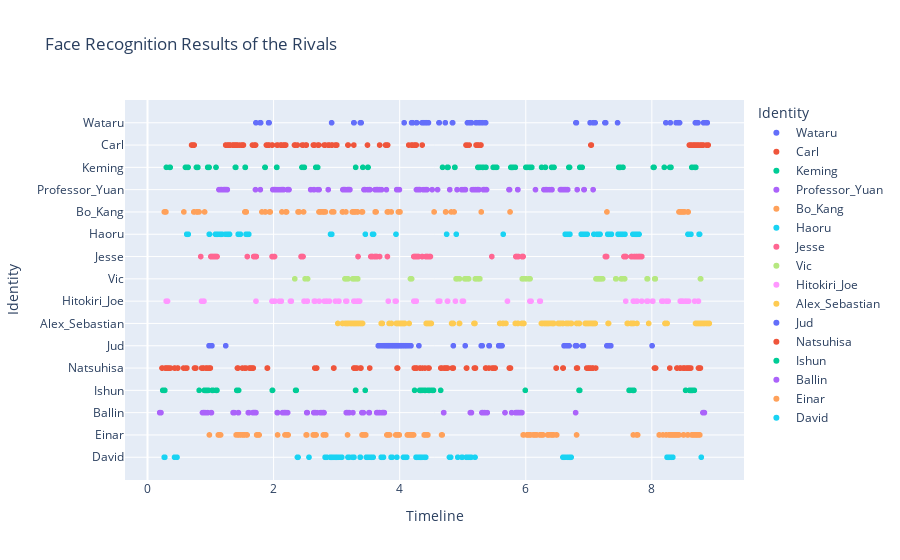

Here is the notebook cell this chart was saved with:
### Markdown cell above
### GENERAL

### Code cell
# User plotly to visualize something

import plotly.express as px
import pandas as pd

# Load all csv files in csv/
import glob
import os

csv_files = glob.glob("csv/*.csv")
# Convert all entries to structured data with attribute 0 as frame number, 1 as Face Box, and 5 as Identity
# Skip first two lines of each file
# Skip rows where Identity is N/A

USE_GENERAL_NAMES = False
USE_GENDER_NAMES = True
IGNORE_MINOR_CHARACTERS = True

FILM_FRAME_TOTALS = {
	"Cliff": 2097,
	"Our Village": 2377,
	"Diary of Nurse": 2297,
	"Sabrina": 2751,
	"The Man from Laramie": 2477,
	"Human Desire": 2200,
	"Chikamatsu Story": 2460,
	"Black River": 2552,
	"Duel in the Sun": 3207,
	"Gilda": 2652,
	"Jigoku Mon": 2151,
	"Kurutta Kajitsu": 2076,
	"Notorious": 2433,
	"Oklahoma": 3577,
	"Vikings": 2740,
	"Waves of Life": 2465
}

RIVALS = ["Keming", "Professor Yuan", "Haoru", "David", "Vic", "Carl", "Ishun", "Hitokiri Joe", "Natsuhisa", "Bo Kang", "Wataru", "Jud", "Alex Sebastian", "Ballin", "Einar", "Jesse"]
MALES = []#["Zhanwu", "Fan Jun", "Changping", "Linus", "Will", "Jeff", "Mohei", "Nishida", "Haruji", "Jin Zhang", "Moritoo", "Curly", "Devlin", "Johnny", "Eric", "Lewt"]
LADIES = []#["Shuzhen", "Fang Qing", "Suhua", "Sabrina", "Barbara", "Vicki", "Osan", "Shizuko", "Eri", "Ye Suping", "Kesa", "Laurey", "Alicia", "Gilda", "Morgana", "Pearl"]

PROTAGONISTS = []#["Zhanwu", "Fang Qing", "Suhua", "Sabrina", "Will", "Jeff", "Mohei", "Nishida", "Haruji", "Jin Zhang", "Moritoo", "Curly", "Alicia", "Johnny", "Eric", "Pearl"]
LOVES = []#["Shuzhen", "Fan Jun", "Changping", "Linus", "Barbara", "Vicki", "Osan", "Shizuko", "Eri", "Ye Suping", "Kesa", "Laurey", "Devlin", "Gilda", "Morgana", "Lewt"]

def get_name(name):
	if USE_GENDER_NAMES:
		if name in MALES:
			name = "Male"
		elif name in LADIES:
			name = "Female"
	else:
		if name in PROTAGONISTS:
			name = "Protagonist"
		elif name in LOVES:
			name = "Love"
	return name

data = []
for file in csv_files:
	with open(file) as f:
		lines = f.readlines()[2:]
		for line in lines:
			line = line.split(",")
			if line[5] != "\"N/A\"":
				# Att 3 is frame numbder / film's total frames (the film is the name of the current csv file)
				total = FILM_FRAME_TOTALS[os.path.basename(file)[:-4]]
				frame = int(line[0][1:][:-1])
				name = line[5][1:][:-1]
				if USE_GENERAL_NAMES:
					if name in RIVALS:
						name = "Rival"
					name = get_name(name)
				if IGNORE_MINOR_CHARACTERS:
					if USE_GENERAL_NAMES:
						if name not in ["Rival", "Protagonist", "Female", "Male", "Love"]:
							continue
					else:
						if name not in RIVALS:
							if name not in PROTAGONISTS:
								if name not in LOVES:
									continue
				data.append([frame, line[1], name.replace(" ", "_"), frame / total * 9])

df = pd.DataFrame(data, columns=["Frame", "Face Box", "Identity", "Timeline"])
df["Identity"] = df["Identity"].astype(str)
df["Identity"] = df["Identity"].apply(lambda x: x.split(" ")[0])

# Create a scatter plot of the data
fig = px.scatter(df, height=560, x="Timeline", y="Identity", color="Identity", title="Face Recognition Results of the Rivals")
fig.show()

### Figure 1 — Plotly figure (JSON) as saved in the notebook; plotly's stock layout.template omitted (floating-point values rounded to 4 significant figures; data arrays with more than 128 entries replaced by an {"elided": "..."} marker saying what was removed)
{"data": [{"hovertemplate": "Identity=%{y}<br>Timeline=%{x}<extra></extra>", "legendgroup": "Wataru", "marker": {"color": "#636efa", "symbol": "circle"}, "mode": "markers", "name": "Wataru", "showlegend": true, "type": "scattergl", "x": [4.188, 4.192, 4.197, 4.201, 4.205, 4.264, 4.268, 4.272, 4.356, 4.36, 4.364, 4.368, 4.372, 4.377, 4.381, 4.385, 4.389, 4.393, 4.41, 4.414, 4.418, 4.423, 4.427, 4.431, 4.435, 4.452, 4.456, 4.623, 4.628, 4.724, 4.837, 4.841, 5.075, 5.079, 5.109, 5.113, 5.117, 5.126, 5.13, 5.134, 5.138, 5.209, 5.213, 5.218, 5.259, 5.264, 5.268, 5.28, 5.305, 5.31, 5.314, 5.36, 5.364, 6.795, 6.799, 6.803, 7.021, 7.071, 7.075, 7.1, 7.255, 7.264, 7.268, 7.456, 8.222, 8.293, 8.385, 8.41, 8.414, 8.418, 8.423, 8.427, 8.431, 8.435, 8.439, 8.69, 8.695, 8.699, 8.703, 8.707, 8.711, 8.715, 8.72, 8.724, 8.728, 8.732, 8.82, 8.824, 8.828, 8.858, 8.862, 8.866, 8.87, 8.874, 8.879, 1.72, 1.787, 1.791, 1.795, 1.921, 1.925, 1.929, 2.921, 3.272, 3.276, 3.377, 3.381, 3.385, 3.389, 4.071], "xaxis": "x", "y": ["Wataru", "Wataru", "Wataru", "Wataru", "Wataru", "Wataru", "Wataru", "Wataru", "Wataru", "Wataru", "Wataru", "Wataru", "Wataru", "Wataru", "Wataru", "Wataru", "Wataru", "Wataru", "Wataru", "Wataru", "Wataru", "Wataru", "Wataru", "Wataru", "Wataru", "Wataru", "Wataru", "Wataru", "Wataru", "Wataru", "Wataru", "Wataru", "Wataru", "Wataru", "Wataru", "Wataru", "Wataru", "Wataru", "Wataru", "Wataru", "Wataru", "Wataru", "Wataru", "Wataru", "Wataru", "Wataru", "Wataru", "Wataru", "Wataru", "Wataru", "Wataru", "Wataru", "Wataru", "Wataru", "Wataru", "Wataru", "Wataru", "Wataru", "Wataru", "Wataru", "Wataru", "Wataru", "Wataru", "Wataru", "Wataru", "Wataru", "Wataru", "Wataru", "Wataru", "Wataru", "Wataru", "Wataru", "Wataru", "Wataru", "Wataru", "Wataru", "Wataru", "Wataru", "Wataru", "Wataru", "Wataru", "Wataru", "Wataru", "Wataru", "Wataru", "Wataru", "Wataru", "Wataru", "Wataru", "Wataru", "Wataru", "Wataru", "Wataru", "Wataru", "Wataru", "Wataru", "Wataru", "Wataru", "Wataru", "Wataru", "Wataru", "Wataru", "Wataru", "Wataru", "Wataru", "Wataru", "Wataru", "Wataru", "Wataru", "Wataru"], "yaxis": "y"}, {"hovertemplate": "Identity=%{y}<br>Timeline=%{x}<extra></extra>", "legendgroup": "Carl", "marker": {"color": "#EF553B", "symbol": "circle"}, "mode": "markers", "name": "Carl", "showlegend": true, "type": "scattergl", "x": {"elided": "178 float values"}, "xaxis": "x", "y": {"elided": "178 str values"}, "yaxis": "y"}, {"hovertemplate": "Identity=%{y}<br>Timeline=%{x}<extra></extra>", "legendgroup": "Keming", "marker": {"color": "#00cc96", "symbol": "circle"}, "mode": "markers", "name": "Keming", "showlegend": true, "type": "scattergl", "x": [4.68, 4.756, 4.759, 4.763, 4.767, 4.873, 4.877, 5.24, 5.244, 5.248, 5.252, 5.255, 5.274, 5.312, 5.316, 5.32, 5.324, 5.365, 5.369, 5.483, 5.498, 5.524, 5.539, 5.763, 5.767, 5.77, 5.774, 5.778, 5.782, 5.789, 5.793, 5.801, 5.835, 6.001, 6.005, 6.016, 0.602, 6.02, 6.058, 6.062, 6.066, 6.081, 6.085, 6.096, 0.6134, 6.251, 6.308, 6.312, 0.6399, 6.41, 6.414, 6.418, 0.6437, 6.444, 6.448, 6.683, 6.687, 6.69, 6.694, 6.857, 6.895, 7.474, 7.478, 7.482, 7.485, 7.493, 7.497, 7.501, 7.542, 0.7762, 0.78, 0.7913, 0.7989, 8.023, 8.027, 8.031, 8.034, 8.197, 8.284, 8.296, 8.3, 8.303, 8.633, 8.637, 8.64, 8.682, 8.686, 8.69, 8.693, 8.697, 0.9541, 0.9579, 0.9731, 0.9769, 1.087, 1.393, 1.401, 1.549, 1.552, 1.863, 1.867, 2.048, 2.052, 2.45, 2.476, 2.488, 2.669, 2.7, 0.2991, 3.302, 3.415, 3.495, 3.499, 0.3521, 0.3559, 0.3597], "xaxis": "x", "y": ["Keming", "Keming", "Keming", "Keming", "Keming", "Keming", "Keming", "Keming", "Keming", "Keming", "Keming", "Keming", "Keming", "Keming", "Keming", "Keming", "Keming", "Keming", "Keming", "Keming", "Keming", "Keming", "Keming", "Keming", "Keming", "Keming", "Keming", "Keming", "Keming", "Keming", "Keming", "Keming", "Keming", "Keming", "Keming", "Keming", "Keming", "Keming", "Keming", "Keming", "Keming", "Keming", "Keming", "Keming", "Keming", "Keming", "Keming", "Keming", "Keming", "Keming", "Keming", "Keming", "Keming", "Keming", "Keming", "Keming", "Keming", "Keming", "Keming", "Keming", "Keming", "Keming", "Keming", "Keming", "Keming", "Keming", "Keming", "Keming", "Keming", "Keming", "Keming", "Keming", "Keming", "Keming", "Keming", "Keming", "Keming", "Keming", "Keming", "Keming", "Keming", "Keming", "Keming", "Keming", "Keming", "Keming", "Keming", "Keming", "Keming", "Keming", "Keming", "Keming", "Keming", "Keming", "Keming", "Keming", "Keming", "Keming", "Keming", "Keming", "Keming", "Keming", "Keming", "Keming", "Keming", "Keming", "Keming", "Keming", "Keming", "Keming", "Keming", "Keming", "Keming", "Keming", "Keming", "Keming"], "yaxis": "y"}, {"hovertemplate": "Identity=%{y}<br>Timeline=%{x}<extra></extra>", "legendgroup": "Professor_Yuan", "marker": {"color": "#ab63fa", "symbol": "circle"}, "mode": "markers", "name": "Professor_Yuan", "showlegend": true, "type": "scattergl", "x": {"elided": "181 float values"}, "xaxis": "x", "y": {"elided": "181 str values"}, "yaxis": "y"}, {"hovertemplate": "Identity=%{y}<br>Timeline=%{x}<extra></extra>", "legendgroup": "Bo_Kang", "marker": {"color": "#FFA15A", "symbol": "circle"}, "mode": "markers", "name": "Bo_Kang", "showlegend": true, "type": "scattergl", "x": [3.804, 3.812, 3.815, 3.819, 3.823, 3.867, 3.98, 3.983, 3.991, 3.994, 4.002, 4.005, 4.546, 4.728, 4.732, 4.819, 4.863, 5.294, 5.751, 0.5769, 7.288, 0.7339, 0.7448, 0.7813, 0.785, 0.7886, 0.7923, 0.7959, 0.8178, 8.43, 8.441, 8.445, 8.449, 8.452, 8.456, 8.46, 8.471, 8.474, 8.478, 8.482, 8.496, 8.5, 8.503, 8.507, 8.522, 8.569, 8.573, 8.576, 0.9055, 1.544, 1.548, 1.559, 1.563, 1.566, 1.815, 1.866, 1.869, 1.935, 1.939, 1.942, 1.946, 2.132, 2.194, 2.198, 2.202, 2.205, 2.388, 2.391, 2.399, 2.406, 2.475, 0.2665, 2.72, 2.724, 2.727, 2.731, 2.735, 2.749, 2.757, 0.2775, 2.782, 2.786, 2.789, 2.793, 2.797, 2.804, 0.2811, 2.822, 0.2848, 0.2921, 2.925, 2.954, 3.092, 3.096, 3.1, 3.147, 3.249, 3.253, 3.257, 3.26, 3.264, 3.268, 3.271, 3.275, 3.279, 3.282, 3.286, 3.293, 3.297, 3.326, 3.33, 3.333, 3.399, 3.403, 3.406, 3.41, 3.611, 3.615, 3.626], "xaxis": "x", "y": ["Bo_Kang", "Bo_Kang", "Bo_Kang", "Bo_Kang", "Bo_Kang", "Bo_Kang", "Bo_Kang", "Bo_Kang", "Bo_Kang", "Bo_Kang", "Bo_Kang", "Bo_Kang", "Bo_Kang", "Bo_Kang", "Bo_Kang", "Bo_Kang", "Bo_Kang", "Bo_Kang", "Bo_Kang", "Bo_Kang", "Bo_Kang", "Bo_Kang", "Bo_Kang", "Bo_Kang", "Bo_Kang", "Bo_Kang", "Bo_Kang", "Bo_Kang", "Bo_Kang", "Bo_Kang", "Bo_Kang", "Bo_Kang", "Bo_Kang", "Bo_Kang", "Bo_Kang", "Bo_Kang", "Bo_Kang", "Bo_Kang", "Bo_Kang", "Bo_Kang", "Bo_Kang", "Bo_Kang", "Bo_Kang", "Bo_Kang", "Bo_Kang", "Bo_Kang", "Bo_Kang", "Bo_Kang", "Bo_Kang", "Bo_Kang", "Bo_Kang", "Bo_Kang", "Bo_Kang", "Bo_Kang", "Bo_Kang", "Bo_Kang", "Bo_Kang", "Bo_Kang", "Bo_Kang", "Bo_Kang", "Bo_Kang", "Bo_Kang", "Bo_Kang", "Bo_Kang", "Bo_Kang", "Bo_Kang", "Bo_Kang", "Bo_Kang", "Bo_Kang", "Bo_Kang", "Bo_Kang", "Bo_Kang", "Bo_Kang", "Bo_Kang", "Bo_Kang", "Bo_Kang", "Bo_Kang", "Bo_Kang", "Bo_Kang", "Bo_Kang", "Bo_Kang", "Bo_Kang", "Bo_Kang", "Bo_Kang", "Bo_Kang", "Bo_Kang", "Bo_Kang", "Bo_Kang", "Bo_Kang", "Bo_Kang", "Bo_Kang", "Bo_Kang", "Bo_Kang", "Bo_Kang", "Bo_Kang", "Bo_Kang", "Bo_Kang", "Bo_Kang", "Bo_Kang", "Bo_Kang", "Bo_Kang", "Bo_Kang", "Bo_Kang", "Bo_Kang", "Bo_Kang", "Bo_Kang", "Bo_Kang", "Bo_Kang", "Bo_Kang", "Bo_Kang", "Bo_Kang", "Bo_Kang", "Bo_Kang", "Bo_Kang", "Bo_Kang", "Bo_Kang", "Bo_Kang", "Bo_Kang", "Bo_Kang"], "yaxis": "y"}, {"hovertemplate": "Identity=%{y}<br>Timeline=%{x}<extra></extra>", "legendgroup": "Haoru", "marker": {"color": "#19d3f3", "symbol": "circle"}, "mode": "markers", "name": "Haoru", "showlegend": true, "type": "scattergl", "x": {"elided": "134 float values"}, "xaxis": "x", "y": {"elided": "134 str values"}, "yaxis": "y"}, {"hovertemplate": "Identity=%{y}<br>Timeline=%{x}<extra></extra>", "legendgroup": "Jesse", "marker": {"color": "#FF6692", "symbol": "circle"}, "mode": "markers", "name": "Jesse", "showlegend": true, "type": "scattergl", "x": [3.34, 3.542, 3.55, 3.553, 3.556, 3.558, 3.567, 3.57, 3.606, 3.609, 3.612, 3.615, 3.617, 3.62, 3.623, 3.629, 3.631, 3.634, 3.637, 3.682, 3.805, 4.224, 4.235, 4.238, 4.24, 4.243, 4.254, 4.257, 4.268, 4.283, 4.291, 4.297, 4.299, 4.355, 4.358, 4.414, 4.417, 4.42, 4.423, 4.437, 4.44, 4.442, 4.471, 4.485, 4.487, 5.461, 5.843, 5.846, 5.854, 5.857, 5.879, 5.882, 5.941, 5.944, 5.947, 5.949, 5.952, 5.955, 5.958, 7.263, 7.266, 7.268, 7.271, 7.274, 7.277, 7.28, 7.283, 7.558, 7.56, 7.577, 7.58, 7.583, 7.586, 7.588, 7.673, 7.678, 7.684, 7.717, 7.729, 7.754, 7.757, 7.779, 7.796, 7.799, 7.804, 7.807, 7.81, 7.824, 7.841, 0.8447, 1.005, 1.007, 1.01, 1.016, 1.033, 1.036, 1.038, 1.061, 1.064, 1.066, 1.072, 1.075, 1.078, 1.08, 1.083, 1.1, 1.103, 1.583, 1.684, 1.695, 1.698, 1.701, 1.703, 1.706, 1.709, 1.726, 1.976, 2.004, 2.015, 2.436, 2.439, 2.442, 2.444, 2.45, 2.453, 2.458, 2.461, 2.467], "xaxis": "x", "y": ["Jesse", "Jesse", "Jesse", "Jesse", "Jesse", "Jesse", "Jesse", "Jesse", "Jesse", "Jesse", "Jesse", "Jesse", "Jesse", "Jesse", "Jesse", "Jesse", "Jesse", "Jesse", "Jesse", "Jesse", "Jesse", "Jesse", "Jesse", "Jesse", "Jesse", "Jesse", "Jesse", "Jesse", "Jesse", "Jesse", "Jesse", "Jesse", "Jesse", "Jesse", "Jesse", "Jesse", "Jesse", "Jesse", "Jesse", "Jesse", "Jesse", "Jesse", "Jesse", "Jesse", "Jesse", "Jesse", "Jesse", "Jesse", "Jesse", "Jesse", "Jesse", "Jesse", "Jesse", "Jesse", "Jesse", "Jesse", "Jesse", "Jesse", "Jesse", "Jesse", "Jesse", "Jesse", "Jesse", "Jesse", "Jesse", "Jesse", "Jesse", "Jesse", "Jesse", "Jesse", "Jesse", "Jesse", "Jesse", "Jesse", "Jesse", "Jesse", "Jesse", "Jesse", "Jesse", "Jesse", "Jesse", "Jesse", "Jesse", "Jesse", "Jesse", "Jesse", "Jesse", "Jesse", "Jesse", "Jesse", "Jesse", "Jesse", "Jesse", "Jesse", "Jesse", "Jesse", "Jesse", "Jesse", "Jesse", "Jesse", "Jesse", "Jesse", "Jesse", "Jesse", "Jesse", "Jesse", "Jesse", "Jesse", "Jesse", "Jesse", "Jesse", "Jesse", "Jesse", "Jesse", "Jesse", "Jesse", "Jesse", "Jesse", "Jesse", "Jesse", "Jesse", "Jesse", "Jesse", "Jesse", "Jesse", "Jesse", "Jesse", "Jesse"], "yaxis": "y"}, {"hovertemplate": "Identity=%{y}<br>Timeline=%{x}<extra></extra>", "legendgroup": "Vic", "marker": {"color": "#B6E880", "symbol": "circle"}, "mode": "markers", "name": "Vic", "showlegend": true, "type": "scattergl", "x": [4.171, 4.175, 4.178, 4.189, 4.894, 4.898, 4.901, 4.905, 4.909, 4.912, 4.949, 5.032, 5.036, 5.04, 5.043, 5.047, 5.05, 5.054, 5.058, 5.061, 5.08, 5.083, 5.087, 5.09, 5.094, 5.199, 5.203, 5.21, 5.214, 5.218, 5.221, 5.239, 5.243, 5.247, 5.25, 5.254, 5.265, 5.268, 5.272, 5.944, 5.948, 5.959, 5.966, 5.999, 6.002, 6.006, 6.05, 6.053, 6.064, 6.068, 7.114, 7.118, 7.122, 7.125, 7.129, 7.132, 7.136, 7.14, 7.143, 7.147, 7.151, 7.158, 7.161, 7.165, 7.169, 7.172, 7.176, 7.18, 7.187, 7.191, 7.194, 7.198, 7.201, 7.205, 7.22, 7.427, 7.43, 7.434, 7.514, 7.518, 7.521, 7.525, 7.528, 7.532, 7.561, 7.565, 7.568, 7.925, 7.928, 7.932, 8.044, 8.048, 8.052, 8.055, 8.771, 8.775, 2.336, 2.5, 2.54, 3.132, 3.136, 3.139, 3.143, 3.147, 3.154, 3.161, 3.176, 3.179, 3.256, 3.259, 3.263, 3.266, 3.27, 3.274, 3.288, 3.292, 3.306, 3.31, 3.328, 3.332, 3.335], "xaxis": "x", "y": ["Vic", "Vic", "Vic", "Vic", "Vic", "Vic", "Vic", "Vic", "Vic", "Vic", "Vic", "Vic", "Vic", "Vic", "Vic", "Vic", "Vic", "Vic", "Vic", "Vic", "Vic", "Vic", "Vic", "Vic", "Vic", "Vic", "Vic", "Vic", "Vic", "Vic", "Vic", "Vic", "Vic", "Vic", "Vic", "Vic", "Vic", "Vic", "Vic", "Vic", "Vic", "Vic", "Vic", "Vic", "Vic", "Vic", "Vic", "Vic", "Vic", "Vic", "Vic", "Vic", "Vic", "Vic", "Vic", "Vic", "Vic", "Vic", "Vic", "Vic", "Vic", "Vic", "Vic", "Vic", "Vic", "Vic", "Vic", "Vic", "Vic", "Vic", "Vic", "Vic", "Vic", "Vic", "Vic", "Vic", "Vic", "Vic", "Vic", "Vic", "Vic", "Vic", "Vic", "Vic", "Vic", "Vic", "Vic", "Vic", "Vic", "Vic", "Vic", "Vic", "Vic", "Vic", "Vic", "Vic", "Vic", "Vic", "Vic", "Vic", "Vic", "Vic", "Vic", "Vic", "Vic", "Vic", "Vic", "Vic", "Vic", "Vic", "Vic", "Vic", "Vic", "Vic", "Vic", "Vic", "Vic", "Vic", "Vic", "Vic", "Vic"], "yaxis": "y"}, {"hovertemplate": "Identity=%{y}<br>Timeline=%{x}<extra></extra>", "legendgroup": "Hitokiri_Joe", "marker": {"color": "#FF97FF", "symbol": "circle"}, "mode": "markers", "name": "Hitokiri_Joe", "showlegend": true, "type": "scattergl", "x": [3.819, 3.929, 3.936, 3.939, 3.943, 4.225, 4.236, 4.239, 4.257, 4.26, 4.264, 4.609, 4.613, 4.623, 4.627, 4.63, 4.638, 4.757, 4.761, 4.884, 4.994, 4.997, 5.011, 5.71, 6.066, 6.083, 6.221, 6.232, 7.586, 7.706, 7.709, 7.713, 7.755, 7.762, 7.766, 7.84, 7.921, 7.924, 7.931, 7.935, 8.009, 8.016, 8.157, 8.171, 8.175, 8.178, 8.231, 8.235, 8.256, 8.259, 8.45, 8.453, 8.457, 8.46, 8.464, 8.467, 8.471, 8.475, 8.478, 8.482, 8.489, 8.492, 8.531, 8.534, 8.538, 8.545, 8.566, 0.857, 8.584, 8.679, 8.736, 8.739, 0.8781, 0.8887, 0.8922, 0.8958, 1.721, 1.975, 2.003, 2.007, 2.017, 2.021, 2.091, 2.123, 2.268, 2.278, 2.282, 2.483, 2.49, 2.532, 2.536, 2.645, 2.649, 2.652, 2.656, 2.659, 2.723, 2.804, 2.828, 2.839, 2.842, 2.885, 0.2962, 2.98, 3.029, 3.036, 0.3068, 0.3103, 0.3139, 3.146, 3.16, 0.3174, 3.273, 3.29, 3.326, 3.329, 3.333, 3.336, 3.343, 3.357, 3.361, 3.364], "xaxis": "x", "y": ["Hitokiri_Joe", "Hitokiri_Joe", "Hitokiri_Joe", "Hitokiri_Joe", "Hitokiri_Joe", "Hitokiri_Joe", "Hitokiri_Joe", "Hitokiri_Joe", "Hitokiri_Joe", "Hitokiri_Joe", "Hitokiri_Joe", "Hitokiri_Joe", "Hitokiri_Joe", "Hitokiri_Joe", "Hitokiri_Joe", "Hitokiri_Joe", "Hitokiri_Joe", "Hitokiri_Joe", "Hitokiri_Joe", "Hitokiri_Joe", "Hitokiri_Joe", "Hitokiri_Joe", "Hitokiri_Joe", "Hitokiri_Joe", "Hitokiri_Joe", "Hitokiri_Joe", "Hitokiri_Joe", "Hitokiri_Joe", "Hitokiri_Joe", "Hitokiri_Joe", "Hitokiri_Joe", "Hitokiri_Joe", "Hitokiri_Joe", "Hitokiri_Joe", "Hitokiri_Joe", "Hitokiri_Joe", "Hitokiri_Joe", "Hitokiri_Joe", "Hitokiri_Joe", "Hitokiri_Joe", "Hitokiri_Joe", "Hitokiri_Joe", "Hitokiri_Joe", "Hitokiri_Joe", "Hitokiri_Joe", "Hitokiri_Joe", "Hitokiri_Joe", "Hitokiri_Joe", "Hitokiri_Joe", "Hitokiri_Joe", "Hitokiri_Joe", "Hitokiri_Joe", "Hitokiri_Joe", "Hitokiri_Joe", "Hitokiri_Joe", "Hitokiri_Joe", "Hitokiri_Joe", "Hitokiri_Joe", "Hitokiri_Joe", "Hitokiri_Joe", "Hitokiri_Joe", "Hitokiri_Joe", "Hitokiri_Joe", "Hitokiri_Joe", "Hitokiri_Joe", "Hitokiri_Joe", "Hitokiri_Joe", "Hitokiri_Joe", "Hitokiri_Joe", "Hitokiri_Joe", "Hitokiri_Joe", "Hitokiri_Joe", "Hitokiri_Joe", "Hitokiri_Joe", "Hitokiri_Joe", "Hitokiri_Joe", "Hitokiri_Joe", "Hitokiri_Joe", "Hitokiri_Joe", "Hitokiri_Joe", "Hitokiri_Joe", "Hitokiri_Joe", "Hitokiri_Joe", "Hitokiri_Joe", "Hitokiri_Joe", "Hitokiri_Joe", "Hitokiri_Joe", "Hitokiri_Joe", "Hitokiri_Joe", "Hitokiri_Joe", "Hitokiri_Joe", "Hitokiri_Joe", "Hitokiri_Joe", "Hitokiri_Joe", "Hitokiri_Joe", "Hitokiri_Joe", "Hitokiri_Joe", "Hitokiri_Joe", "Hitokiri_Joe", "Hitokiri_Joe", "Hitokiri_Joe", "Hitokiri_Joe", "Hitokiri_Joe", "Hitokiri_Joe", "Hitokiri_Joe", "Hitokiri_Joe", "Hitokiri_Joe", "Hitokiri_Joe", "Hitokiri_Joe", "Hitokiri_Joe", "Hitokiri_Joe", "Hitokiri_Joe", "Hitokiri_Joe", "Hitokiri_Joe", "Hitokiri_Joe", "Hitokiri_Joe", "Hitokiri_Joe", "Hitokiri_Joe", "Hitokiri_Joe", "Hitokiri_Joe", "Hitokiri_Joe", "Hitokiri_Joe"], "yaxis": "y"}, {"hovertemplate": "Identity=%{y}<br>Timeline=%{x}<extra></extra>", "legendgroup": "Alex_Sebastian", "marker": {"color": "#FECB52", "symbol": "circle"}, "mode": "markers", "name": "Alex_Sebastian", "showlegend": true, "type": "scattergl", "x": {"elided": "223 float values"}, "xaxis": "x", "y": {"elided": "223 str values"}, "yaxis": "y"}, {"hovertemplate": "Identity=%{y}<br>Timeline=%{x}<extra></extra>", "legendgroup": "Jud", "marker": {"color": "#636efa", "symbol": "circle"}, "mode": "markers", "name": "Jud", "showlegend": true, "type": "scattergl", "x": {"elided": "206 float values"}, "xaxis": "x", "y": {"elided": "206 str values"}, "yaxis": "y"}, {"hovertemplate": "Identity=%{y}<br>Timeline=%{x}<extra></extra>", "legendgroup": "Natsuhisa", "marker": {"color": "#EF553B", "symbol": "circle"}, "mode": "markers", "name": "Natsuhisa", "showlegend": true, "type": "scattergl", "x": {"elided": "181 float values"}, "xaxis": "x", "y": {"elided": "181 str values"}, "yaxis": "y"}, {"hovertemplate": "Identity=%{y}<br>Timeline=%{x}<extra></extra>", "legendgroup": "Ishun", "marker": {"color": "#00cc96", "symbol": "circle"}, "mode": "markers", "name": "Ishun", "showlegend": true, "type": "scattergl", "x": [4.237, 4.317, 4.321, 4.324, 4.328, 4.332, 4.339, 4.354, 4.357, 4.394, 4.398, 4.401, 4.405, 4.409, 4.452, 4.456, 4.463, 4.467, 4.471, 4.474, 4.515, 4.518, 4.522, 4.537, 4.65, 5.993, 6.845, 6.849, 6.852, 6.856, 7.639, 7.646, 7.657, 7.694, 7.698, 7.701, 7.705, 7.709, 7.712, 7.716, 0.8195, 8.535, 8.598, 8.601, 8.605, 8.609, 8.612, 8.616, 8.62, 8.623, 8.627, 8.63, 8.634, 8.638, 8.641, 8.645, 8.649, 8.674, 0.9, 0.9037, 0.911, 0.9146, 0.9183, 0.922, 0.9256, 0.9329, 0.9366, 0.9402, 0.9439, 0.9476, 0.9512, 0.9622, 0.9659, 1.024, 1.028, 1.032, 1.035, 1.039, 1.087, 1.094, 1.098, 1.101, 1.416, 1.42, 1.423, 1.427, 1.43, 1.445, 1.979, 1.983, 2.349, 2.352, 2.36, 0.2415, 0.2561, 0.2707, 0.2744, 3.3, 3.304, 3.454], "xaxis": "x", "y": ["Ishun", "Ishun", "Ishun", "Ishun", "Ishun", "Ishun", "Ishun", "Ishun", "Ishun", "Ishun", "Ishun", "Ishun", "Ishun", "Ishun", "Ishun", "Ishun", "Ishun", "Ishun", "Ishun", "Ishun", "Ishun", "Ishun", "Ishun", "Ishun", "Ishun", "Ishun", "Ishun", "Ishun", "Ishun", "Ishun", "Ishun", "Ishun", "Ishun", "Ishun", "Ishun", "Ishun", "Ishun", "Ishun", "Ishun", "Ishun", "Ishun", "Ishun", "Ishun", "Ishun", "Ishun", "Ishun", "Ishun", "Ishun", "Ishun", "Ishun", "Ishun", "Ishun", "Ishun", "Ishun", "Ishun", "Ishun", "Ishun", "Ishun", "Ishun", "Ishun", "Ishun", "Ishun", "Ishun", "Ishun", "Ishun", "Ishun", "Ishun", "Ishun", "Ishun", "Ishun", "Ishun", "Ishun", "Ishun", "Ishun", "Ishun", "Ishun", "Ishun", "Ishun", "Ishun", "Ishun", "Ishun", "Ishun", "Ishun", "Ishun", "Ishun", "Ishun", "Ishun", "Ishun", "Ishun", "Ishun", "Ishun", "Ishun", "Ishun", "Ishun", "Ishun", "Ishun", "Ishun", "Ishun", "Ishun", "Ishun"], "yaxis": "y"}, {"hovertemplate": "Identity=%{y}<br>Timeline=%{x}<extra></extra>", "legendgroup": "Ballin", "marker": {"color": "#ab63fa", "symbol": "circle"}, "mode": "markers", "name": "Ballin", "showlegend": true, "type": "scattergl", "x": {"elided": "157 float values"}, "xaxis": "x", "y": {"elided": "157 str values"}, "yaxis": "y"}, {"hovertemplate": "Identity=%{y}<br>Timeline=%{x}<extra></extra>", "legendgroup": "Einar", "marker": {"color": "#FFA15A", "symbol": "circle"}, "mode": "markers", "name": "Einar", "showlegend": true, "type": "scattergl", "x": {"elided": "243 float values"}, "xaxis": "x", "y": {"elided": "243 str values"}, "yaxis": "y"}, {"hovertemplate": "Identity=%{y}<br>Timeline=%{x}<extra></extra>", "legendgroup": "David", "marker": {"color": "#19d3f3", "symbol": "circle"}, "mode": "markers", "name": "David", "showlegend": true, "type": "scattergl", "x": {"elided": "164 float values"}, "xaxis": "x", "y": {"elided": "164 str values"}, "yaxis": "y"}], "layout": {"height": 560, "legend": {"title": {"text": "Identity"}, "tracegroupgap": 0}, "title": {"text": "Face Recognition Results of the Rivals"}, "xaxis": {"anchor": "y", "domain": [0, 1], "title": {"text": "Timeline"}}, "yaxis": {"anchor": "x", "categoryarray": ["David", "Einar", "Ballin", "Ishun", "Natsuhisa", "Jud", "Alex_Sebastian", "Hitokiri_Joe", "Vic", "Jesse", "Haoru", "Bo_Kang", "Professor_Yuan", "Keming", "Carl", "Wataru"], "categoryorder": "array", "domain": [0, 1], "title": {"text": "Identity"}}}}
